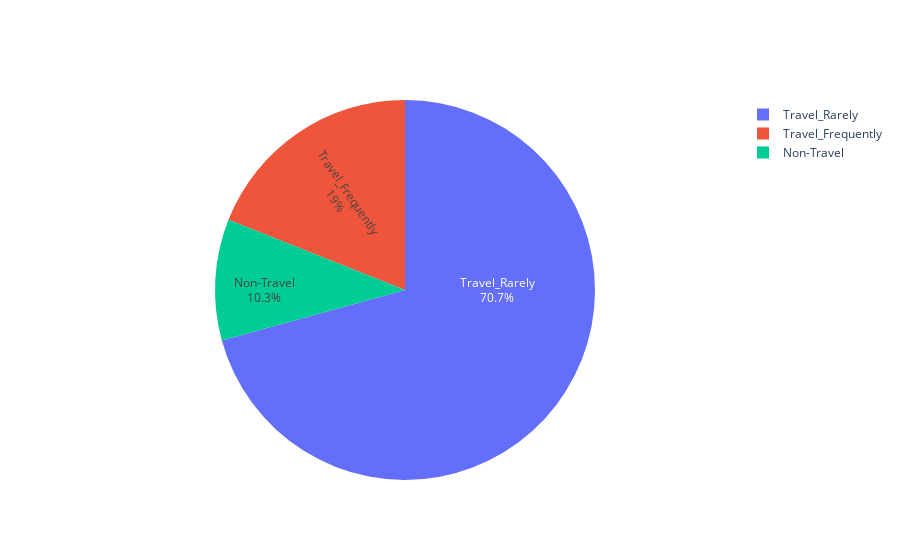

The notebook cell this image was saved under:
### Code cell
import plotly.graph_objects as go

labels = ["Non-Travel", "Travel_Frequently", "Travel_Rarely"]
values = perc

fig = go.Figure(data=[go.Pie(labels=labels, values=values, textinfo='label+percent',
                             insidetextorientation='radial'
                            )])
fig.show()

### Figure 1 — Plotly figure (JSON) as saved in the notebook; plotly's stock layout.template omitted (floating-point values rounded to 4 significant figures)
{"data": [{"insidetextorientation": "radial", "labels": ["Non-Travel", "Travel_Frequently", "Travel_Rarely"], "textinfo": "label+percent", "type": "pie", "values": [138, 254, 947]}], "layout": {}}
